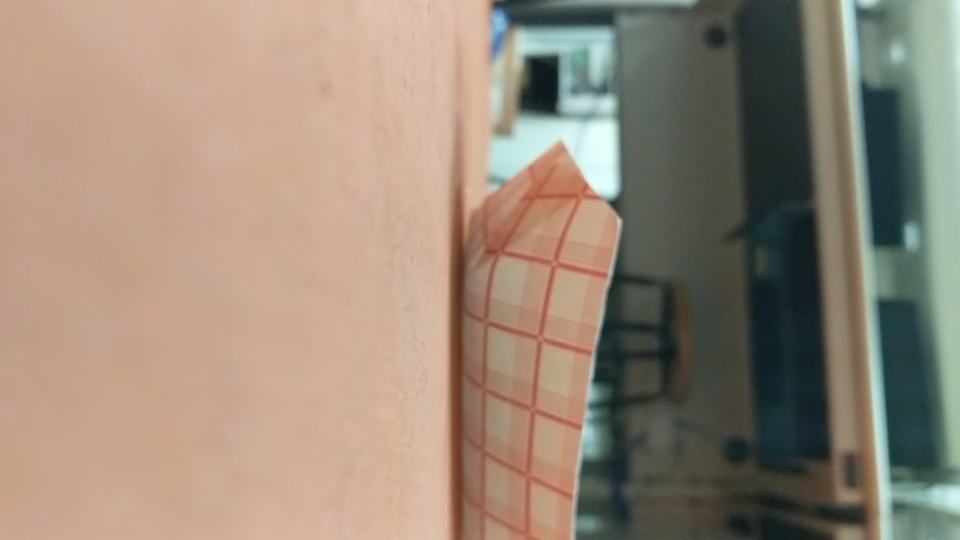
#> input picture nacho2.jpg, 1920 x 1080 px (shown at 1/2 size)
$ python nacho.py   (older library calls are emulated)
#> lines starting #> are read from the running program, lines starting #| are printed output that depends on the picture; after the words box and inside, x2 and y2 are one past the last pixel; in counts of white or black regions, pixels touching at a corner belong together
# -*- coding: utf-8 -*-
"""
Created on Sun Jan 19 14:26:02 2020

@author: Blake
"""

'''
    Find clear objects
'''

import cv2
import matplotlib.pyplot as plt
import numpy as np

e1 = cv2.getTickCount()
#LOAD IMAGE
img = cv2.imread('nacho2.jpg', cv2.IMREAD_COLOR)
#> img is the input picture: shape (1080, 1920, 3); mean B, G, R 120.8, 136.7, 152.1
img = cv2.resize(img, None, fx=.5, fy=.5, interpolation=cv2.INTER_AREA)
#> img: shape (540, 960, 3)
# img = cv2.GaussianBlur(img, (5,5), 0)
edges = cv2.Canny(img, 50, 200)
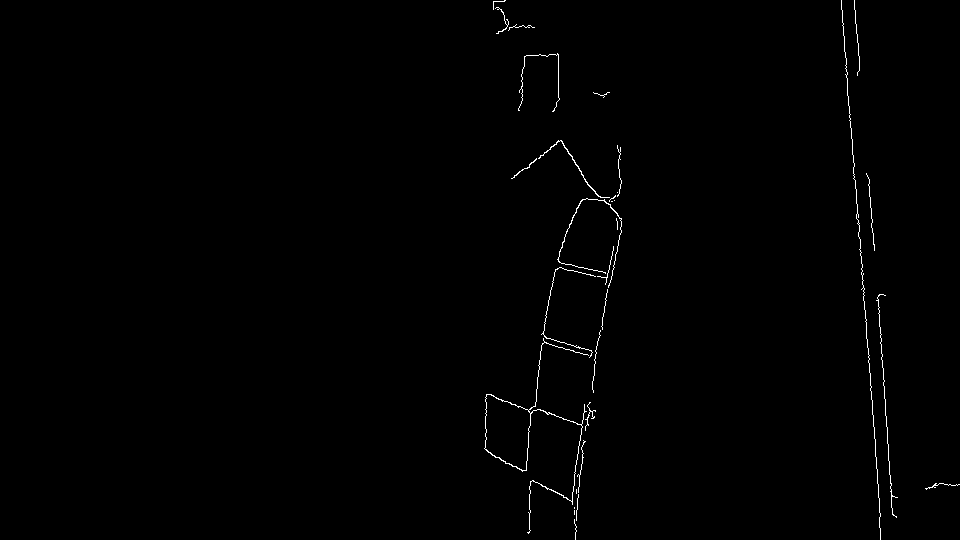
#> edges: shape (540, 960); 0.57% white in thin lines or dots, all inside (x1, y1, x2, y2) = (484, 0, 960, 540)

kernal = np.ones((5,5), np.uint8)
#FIND RED PIXELS
hsv = cv2.cvtColor(img, cv2.COLOR_BGR2HSV)
#> hsv: shape (540, 960, 3); mean H, S, V 32.8, 66.1, 157.8
lower_red = np.array([0, 100, 100])
upper_red = np.array([10, 255, 255])
mask = cv2.inRange(hsv, lower_red, upper_red)
#> mask: shape (540, 960); 3.8% white; 17 white regions (15 under 20 px), largest, box (x1, y1, x2, y2) and area: (449, 150, 610, 540) 19426, (554, 528, 569, 540) 118
lower_red = np.array([160, 100, 100])
upper_red = np.array([179, 255, 255])
mask2 = cv2.inRange(hsv, lower_red, upper_red)
#> mask2: shape (540, 960); every value is 0
mask = cv2.addWeighted(mask, 1, mask2, 1, 0)
mask = cv2.erode(mask, kernal, iterations=1)
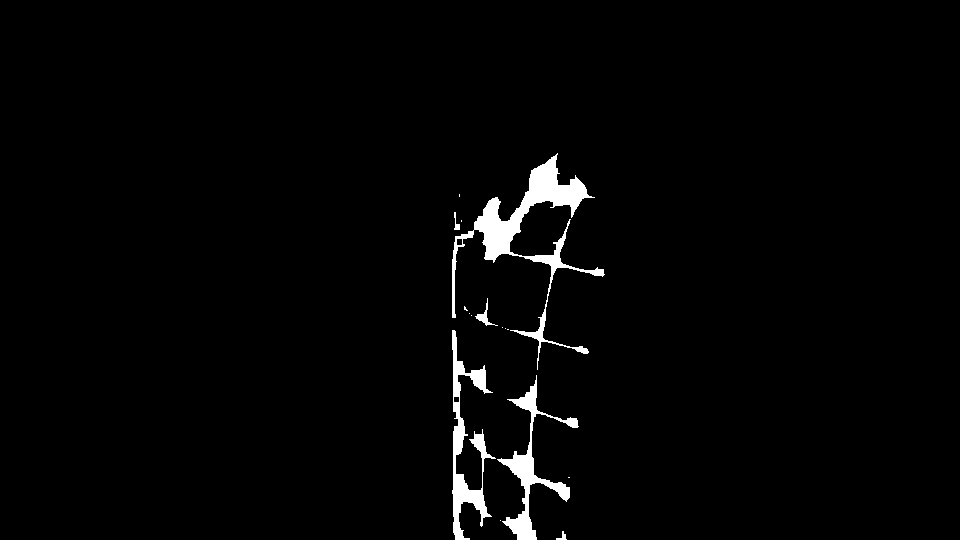
#> mask: shape (540, 960); 2% white; 16 white regions (10 under 20 px), largest, box (x1, y1, x2, y2) and area: (452, 153, 605, 370) 5241, (452, 330, 496, 540) 2645, (497, 375, 579, 540) 2438, (475, 298, 498, 326) 137, (454, 212, 460, 230) 50, (556, 531, 567, 540) 43
mask = cv2.dilate(mask,kernal,iterations = 1)
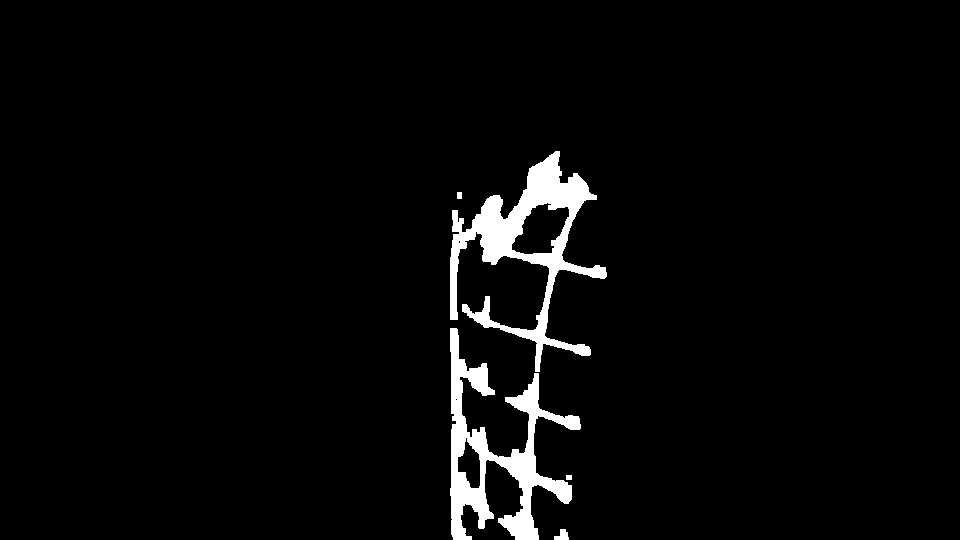
#> mask: shape (540, 960); 3.4% white; 5 white regions, box (x1, y1, x2, y2) and area: (450, 151, 607, 372) 9149, (450, 328, 581, 540) 8455, (554, 529, 569, 540) 109, (457, 192, 462, 199) 35, (566, 475, 572, 480) 30

# [7 lines of commented-out code are left out]
res = cv2.bitwise_and(img, img, mask=mask)

#SMOOTH RESULTS
res = cv2.medianBlur(res, 7)

#FIND CONTOURS
res = cv2.cvtColor(res, cv2.COLOR_BGR2GRAY)
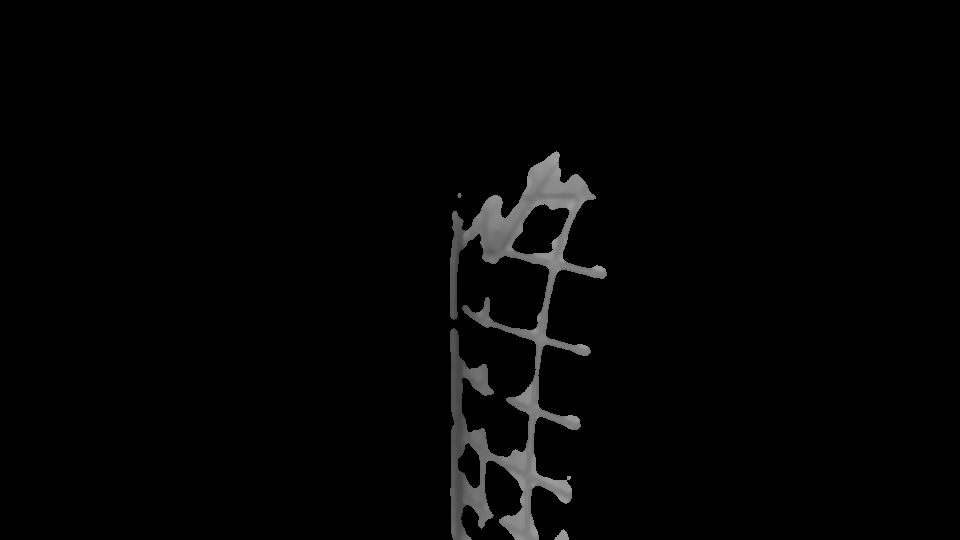
#> res: shape (540, 960); min 0, max 157, mean 4
ret,res = cv2.threshold(res,0,255,cv2.THRESH_BINARY) #to find contoours, need white images
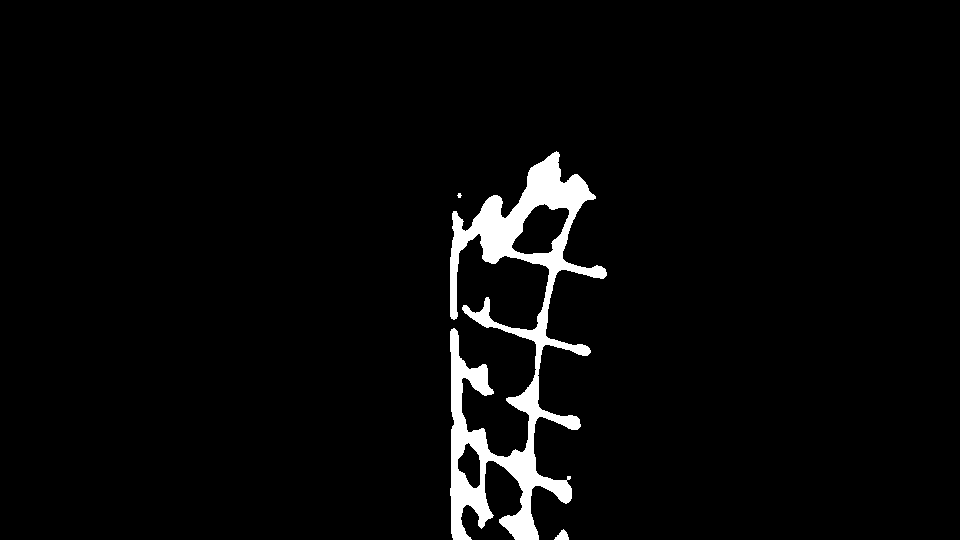
#> res: shape (540, 960); 3.4% white; 3 white regions (1 under 20 px), largest, box (x1, y1, x2, y2) and area: (450, 151, 607, 540) 17693, (554, 529, 569, 540) 99
edges = cv2.dilate(edges,kernal,iterations = 1)
#> edges: shape (540, 960); 3.1% white; 9 white regions, largest, box (x1, y1, x2, y2) and area: (482, 138, 624, 540) 8804, (839, 0, 883, 540) 3004, (874, 292, 900, 520) 1339
for i in range(20):
    edges = cv2.medianBlur(edges, 9)
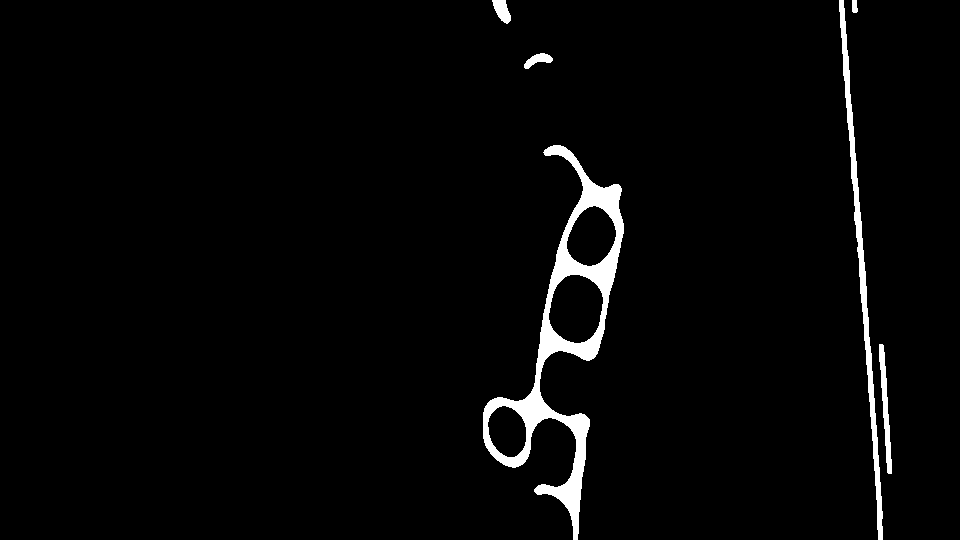
#> edges: shape (540, 960); 2.7% white; 6 white regions
image, contours, hierarchy = cv2.findContours(res.copy(),cv2.RETR_TREE,cv2.CHAIN_APPROX_SIMPLE)
#> contours = 5 contours, 1 with area under 20; largest, box (x1, y1, x2, y2) and area: (450, 151, 607, 540) 18961, (511, 203, 570, 255) 1864, (457, 442, 481, 489) 696, (554, 529, 569, 540) 80

for c in contours:
    x,y,w,h = cv2.boundingRect(c) #get bounding box
    if w*h >= 10000: #if bounding box big enough
        print("wh", w*h)
        img = cv2.rectangle(img,(x,y),(x+w,y+h),(255,255,255),2)
#> this loop made 5 passes
#> (x, y, w, h) on passes 1 to 5: (554, 529, 15, 11), (457, 193, 5, 5), (450, 151, 157, 389), (457, 442, 24, 47), (511, 203, 59, 52)
#| wh 61073
#> pass 3, `img = cv2.rectangle(img,(x,y),(x+w,y+h),(255,255,255),2)`:
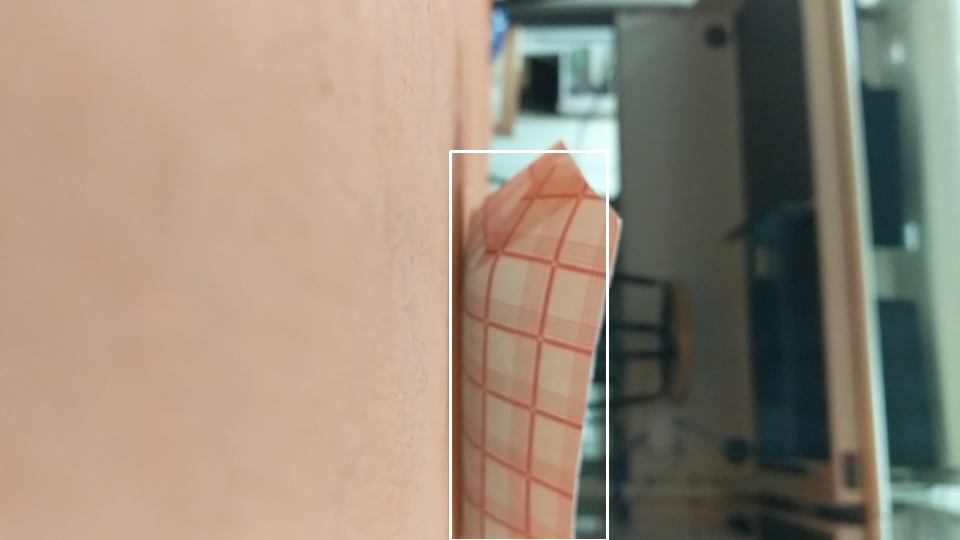
#> img: shape (540, 960, 3); mean B, G, R 121.7, 137.5, 152.8

# [12 lines of commented-out code are left out]

e2 = cv2.getTickCount()
time = (e2 - e1)/ cv2.getTickFrequency()
print("Time taken:", time)

cv2.imshow("Image", img)
cv2.imshow("edges", edges)
cv2.imshow("Mask", mask)
cv2.imshow("Res", res)
cv2.waitKey(0)
cv2.destroyAllWindows()
